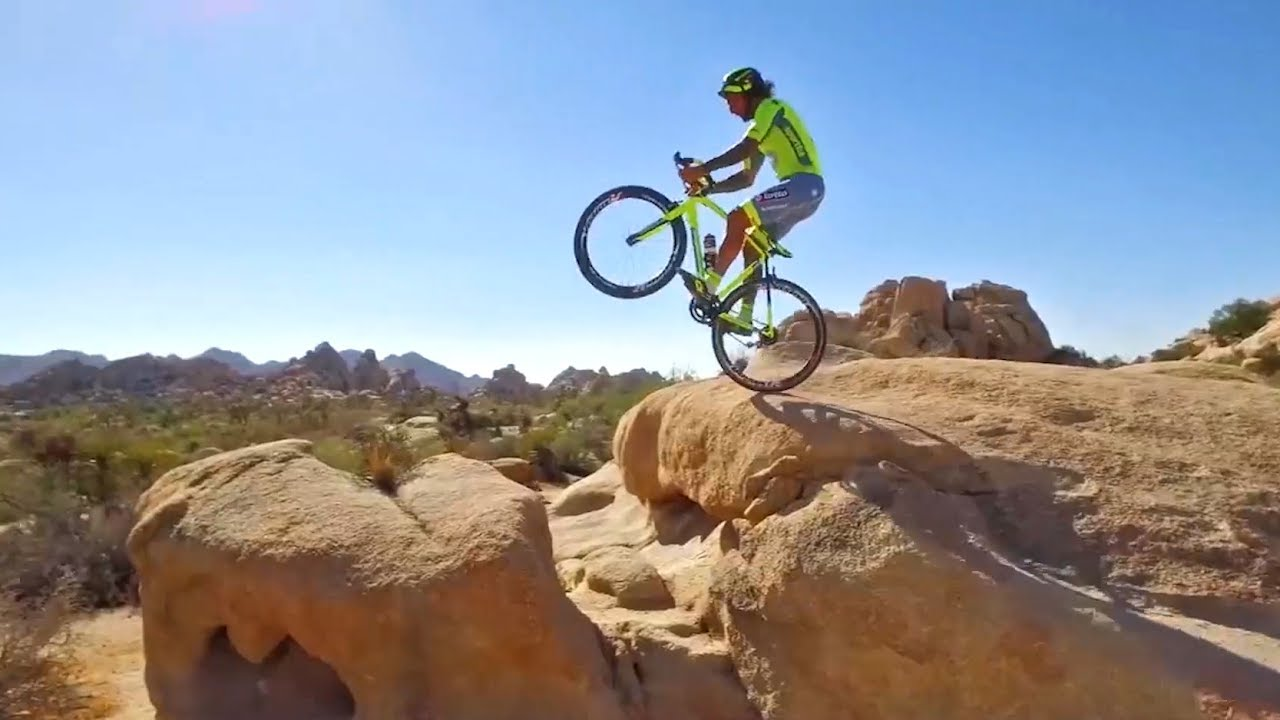
#> input picture Private/Image-Caption-Generator/test_data/bikestunt.jpg, 1280 x 720 px, given in place of the camera
$ jupyter execute 'Video Stream.ipynb'
#> lines starting #> are read from the running program, lines starting #| are printed output that depends on the picture; after the words box and inside, x2 and y2 are one past the last pixel; in counts of white or black regions, pixels touching at a corner belong together
#> further down, frame is the input picture: shape (720, 1280, 3); mean B, G, R 151.6, 145.6, 143.1
[cell 1]
import keras

[cell 2]
import keras
import cv2
import numpy as np
import matplotlib
import cv2
import numpy as np

[cell 3]
def sketch(image):
    # Convert image to grayscale
    img_gray = cv2.cvtColor(image, cv2.COLOR_BGR2GRAY)
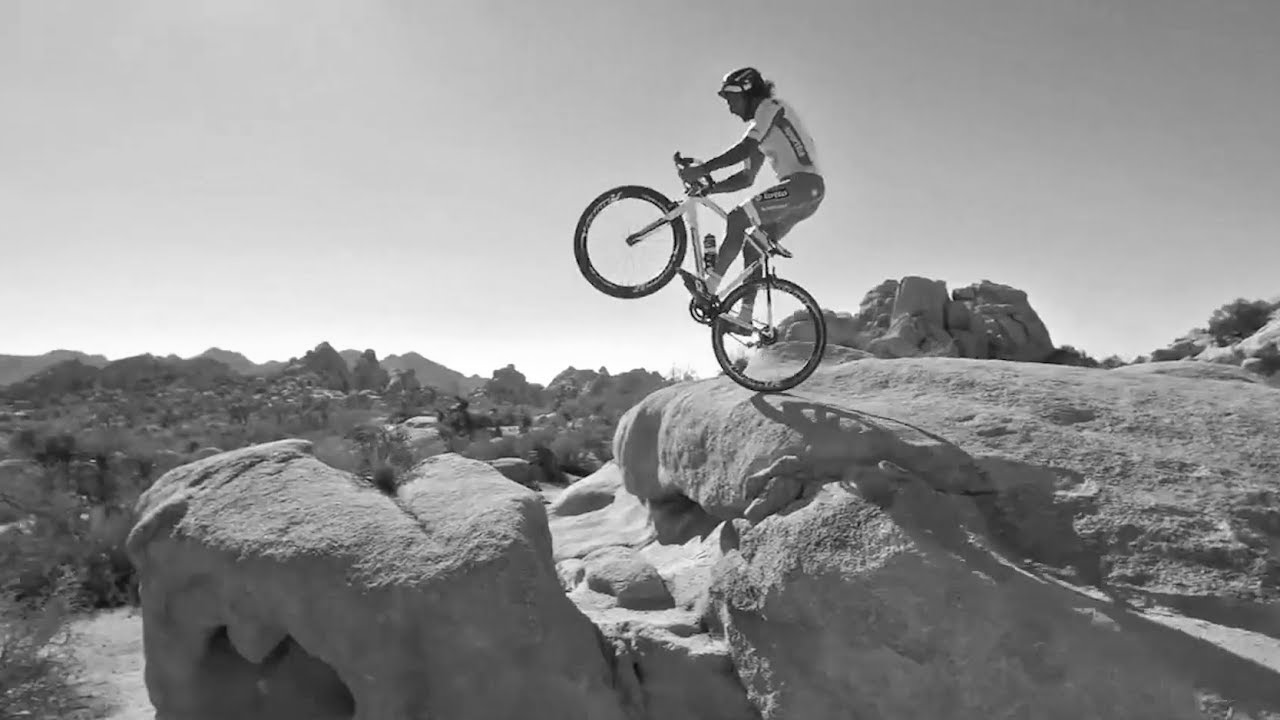
#> img_gray: shape (720, 1280); min 1, max 255, mean 145.5

    # Clean up image using Guassian Blur
    img_gray_blur = cv2.GaussianBlur(img_gray, (5,5), 0)

    # Extract edges
    canny_edges = cv2.Canny(img_gray_blur, 30, 60)
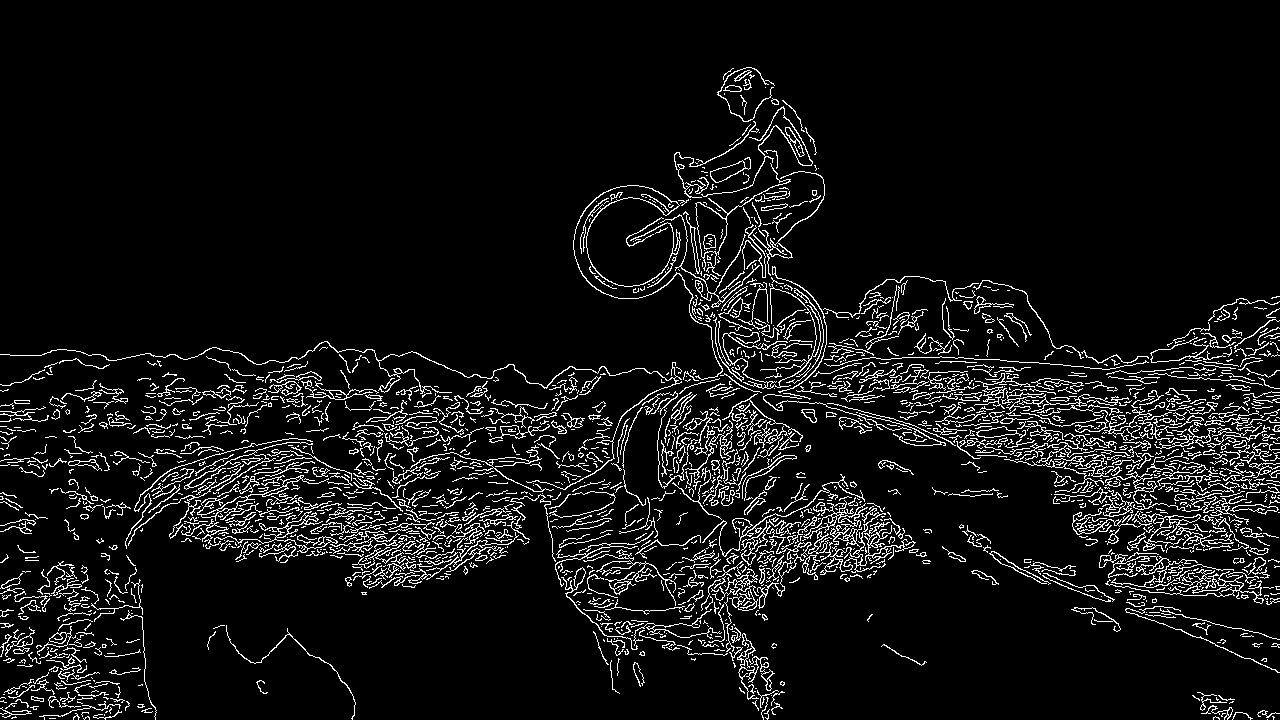
#> canny_edges: shape (720, 1280); 7.3% white in thin lines or dots

    # Do an invert binarize the image
    ret, mask = cv2.threshold(canny_edges, 240, 255, cv2.THRESH_BINARY_INV)
#> mask: shape (720, 1280); 92.7% white; black in thin lines or dots

    return mask

[cell 4]
cap = cv2.VideoCapture(0)
cap2 = cv2.VideoCapture(1)

while True:
    ret, frame = cap.read()
    ret1, frame1 = cap2.read()
    cv2.imshow('Original', (frame))
    cv2.imshow('Our Live Sketcher', sketch(frame))
    if cv2.waitKey(1) == 13: #13 is the Enter Key
#> (key Esc is pressed here)
        break

# Release camera and close windows
cap.release()
cap2.release()
cv2.destroyAllWindows()

[cell 5]
cap = cv2.VideoCapture(0)
cap2 = cv2.VideoCapture(1)

while True:
    ret, frame = cap.read()
    ret1, frame1 = cap2.read()
    cv2.imshow('Original', (frame))
    cv2.imshow('Our Live Sketcher', sketch(frame))
    if cv2.waitKey(1) == 13: #13 is the Enter Key
#> (key Esc is pressed here)
        break

# Release camera and close windows
cap.release()
cap2.release()
cv2.destroyAllWindows()

[cell 6]
#Import Library
import numpy as np
import cv2

#Write Menu
print('\t\t   *Welcome to the Simple Webcam Application*\n\n'
      'Select a Feature:\n',
      3*' ' + 'Press 1 to Save Photo in Color Mode\n',
      3*' ' + 'Press 2 to Save Photo in Grayscale Mode\n',
      3*' ' + 'Press 3 to Save Photo in Blur Filter\n',
      3*' ' + 'Press 4 to Save Video Recording and Quit the Application\n')

#Setting for Image Cap and Upper Value
a = 0
b = 0
c = 0
upper = [0,0,0]

#Find HSV Green Value
green = np.uint8([[[0,255,0]]])
hsv_green = cv2.cvtColor(green,cv2.COLOR_BGR2HSV)

#Found Upper Value
for i in hsv_green:
    for j in i:
        upper[0] += (j[0])
        upper[1] += (j[1])
        upper[2] += (j[2])
    for i in range (len(upper)):
        if upper[i] == 255:
            pass
        else:
            upper[i] += 20
#Found Lower Value
lower = upper.copy()
for j in range (len(lower)):
    if lower[j] == 255:
        lower[j] = 10
    else:
        lower[j] -= 40

#Open Default Camera
cap = cv2.VideoCapture(0)

#Define the Codec and Create VideoWriter Object
fourcc = cv2.VideoWriter_fourcc(*'MJPG')
vid = cv2.VideoWriter('Color Video.avi', fourcc, 20.0, (640,480))
vid2 = cv2.VideoWriter('Green Video.avi', fourcc, 20.0, (640,480))

while(cap.isOpened()):
    #Take each Frame
    ret, frame = cap.read()
    #Flip Video vertically (180 Degrees)
    frame = cv2.flip(frame, 180)
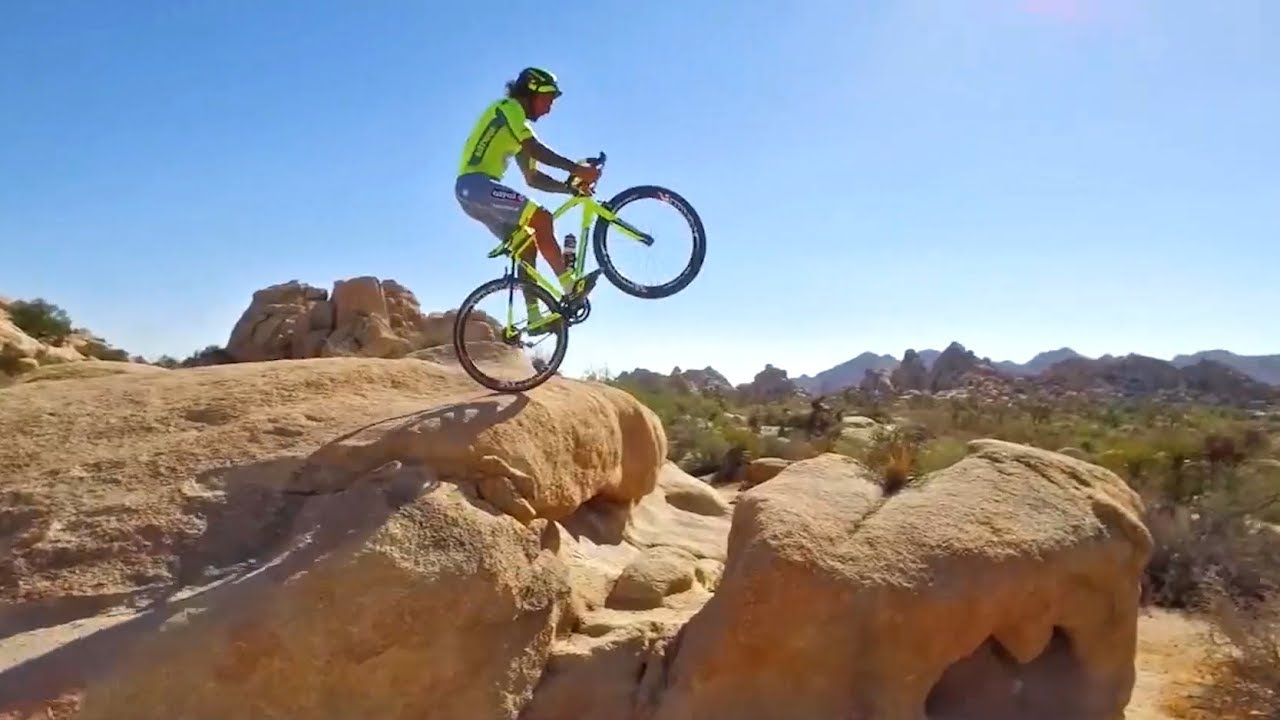
#> frame: shape (720, 1280, 3); mean B, G, R 151.6, 145.6, 143.1
    #Convert BGR to HSV
    hsv = cv2.cvtColor(frame, cv2.COLOR_BGR2HSV)
#> hsv: shape (720, 1280, 3); mean H, S, V 60.2, 101.9, 181.8
    #Define Range of Green Color in HSV
    upper_green = np.array(upper)
    lower_green = np.array(lower)
    # Threshold the HSV Image to Get only Green Color
    mask = cv2.inRange(hsv, lower_green, upper_green)
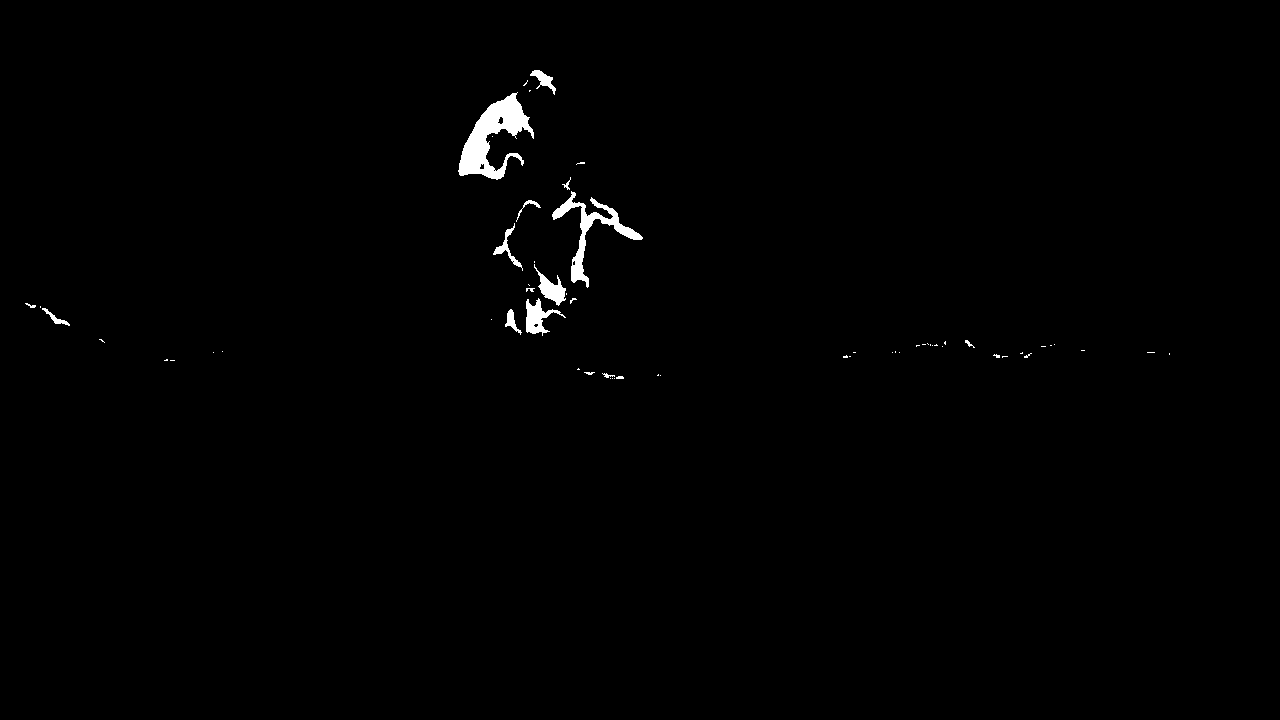
#> mask: shape (720, 1280); 0.73% white; 61 white regions (45 under 20 px), largest, box (x1, y1, x2, y2) and area: (458, 92, 534, 180) 2795, (552, 191, 643, 288) 1564, (526, 298, 566, 336) 591
    result = cv2.bitwise_and(frame, frame, mask = mask)
    #Showing Camera Cap
    cv2.imshow('Detect Green Color',result)
    cv2.imshow('Webcam',frame)
    #Record Video
    vid.write(frame)
    vid2.write(result)
    k = cv2.waitKey(1) & 0xFF
#> (key Esc is pressed here)
    if k == 49: #ord 1
        #Take a Photo
        a += 1
        colorName = "Result {}.png".format(a)
        #Save Photo
        cv2.imwrite(colorName, frame)
    elif k == 50: #ord 2
        gray = cv2.cvtColor( frame, cv2.COLOR_BGR2GRAY )
        b += 1
        grayName = "Grayscale {}.png".format(b)
        #Save Photo
        cv2.imwrite(grayName, gray)
    elif k == 51 : #ord 3
        blur = cv2.blur(frame,(7,7))
        c += 1
        blurName = "Blur {}.png".format(c)
        cv2.imwrite(blurName, blur)
    elif k == 52 : #ord 4
        #Quit
        print ('Good Bye!')
        break

#Release the Cap and Video
cap.release()
vid.release()
vid2.release()
cv2.destroyAllWindows()
